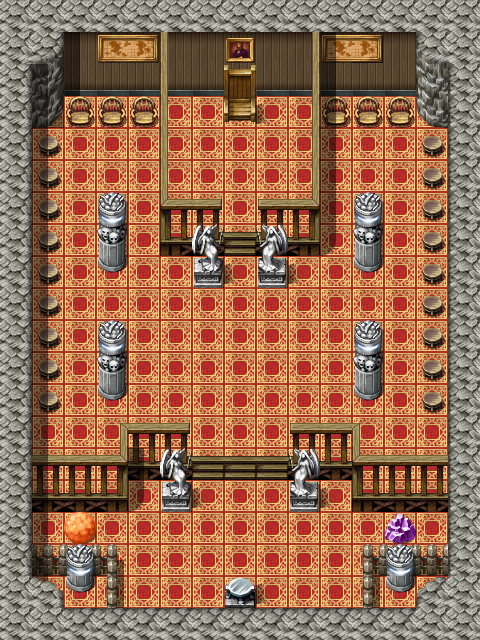

This is a level from a 2D game, rendered from its Tiled map with the project's own tilesets. A one-line summary and the map file follow, with tile-layer data summarised:
An orthogonal 15x20 tile map with 32x32 px tiles, 3 tile layers (Ground, Objects, Above), 1 hidden layer not drawn, 40 tilesets and 10 objects (5x spawn, 3x mapchange, 2x sign).

<map version="1.0" orientation="orthogonal" width="15" height="20" tilewidth="32" tileheight="32">
 <tileset firstgid="1" name="map_bed_1" tilewidth="32" tileheight="32">
  <image source="../drawable/map_bed_1.png" width="512" height="256" />
 </tileset>
 <tileset firstgid="129" name="map_border_1" tilewidth="32" tileheight="32">
  <image source="../drawable/map_border_1.png" width="512" height="256" />
 </tileset>
 <tileset firstgid="257" name="map_bridge_1" tilewidth="32" tileheight="32">
  <image source="../drawable/map_bridge_1.png" width="512" height="256" />
 </tileset>
 <tileset firstgid="385" name="map_broken_1" tilewidth="32" tileheight="32">
  <image source="../drawable/map_broken_1.png" width="512" height="256" />
 </tileset>
 <tileset firstgid="513" name="map_cavewall_1" tilewidth="32" tileheight="32">
  <image source="../drawable/map_cavewall_1.png" width="576" height="192" />
 </tileset>
 <tileset firstgid="621" name="map_cavewall_2" tilewidth="32" tileheight="32">
  <image source="../drawable/map_cavewall_2.png" width="576" height="192" />
 </tileset>
 <tileset firstgid="729" name="map_cavewall_3" tilewidth="32" tileheight="32">
  <image source="../drawable/map_cavewall_3.png" width="576" height="192" />
 </tileset>
 <tileset firstgid="837" name="map_chair_table_1" tilewidth="32" tileheight="32">
  <image source="../drawable/map_chair_table_1.png" width="512" height="256" />
 </tileset>
 <tileset firstgid="965" name="map_crate_1" tilewidth="32" tileheight="32">
  <image source="../drawable/map_crate_1.png" width="512" height="256" />
 </tileset>
 <tileset firstgid="1093" name="map_cupboard_1" tilewidth="32" tileheight="32">
  <image source="../drawable/map_cupboard_1.png" width="512" height="256" />
 </tileset>
 <tileset firstgid="1221" name="map_curtain_1" tilewidth="32" tileheight="32">
  <image source="../drawable/map_curtain_1.png" width="512" height="256" />
 </tileset>
 <tileset firstgid="1349" name="map_entrance_1" tilewidth="32" tileheight="32">
  <image source="../drawable/map_entrance_1.png" width="512" height="256" />
 </tileset>
 <tileset firstgid="1477" name="map_fence_1" tilewidth="32" tileheight="32">
  <image source="../drawable/map_fence_1.png" width="512" height="256" />
 </tileset>
 <tileset firstgid="1605" name="map_fence_2" tilewidth="32" tileheight="32">
  <image source="../drawable/map_fence_2.png" width="512" height="256" />
 </tileset>
 <tileset firstgid="1733" name="map_ground_1" tilewidth="32" tileheight="32">
  <image source="../drawable/map_ground_1.png" width="512" height="256" />
 </tileset>
 <tileset firstgid="1861" name="map_ground_2" tilewidth="32" tileheight="32">
  <image source="../drawable/map_ground_2.png" width="512" height="256" />
 </tileset>
 <tileset firstgid="1989" name="map_ground_3" tilewidth="32" tileheight="32">
  <image source="../drawable/map_ground_3.png" width="512" height="256" />
 </tileset>
 <tileset firstgid="2117" name="map_ground_4" tilewidth="32" tileheight="32">
  <image source="../drawable/map_ground_4.png" width="512" height="256" />
 </tileset>
 <tileset firstgid="2245" name="map_ground_5" tilewidth="32" tileheight="32">
  <image source="../drawable/map_ground_5.png" width="512" height="256" />
 </tileset>
 <tileset firstgid="2373" name="map_ground_6" tilewidth="32" tileheight="32">
  <image source="../drawable/map_ground_6.png" width="512" height="256" />
 </tileset>
 <tileset firstgid="2501" name="map_ground_7" tilewidth="32" tileheight="32">
  <image source="../drawable/map_ground_7.png" width="512" height="256" />
 </tileset>
 <tileset firstgid="2629" name="map_ground_8" tilewidth="32" tileheight="32">
  <image source="../drawable/map_ground_8.png" width="512" height="256" />
 </tileset>
 <tileset firstgid="2757" name="map_indoor_1" tilewidth="32" tileheight="32">
  <image source="../drawable/map_indoor_1.png" width="512" height="256" />
 </tileset>
 <tileset firstgid="2885" name="map_kitchen_1" tilewidth="32" tileheight="32">
  <image source="../drawable/map_kitchen_1.png" width="512" height="256" />
 </tileset>
 <tileset firstgid="3013" name="map_outdoor_1" tilewidth="32" tileheight="32">
  <image source="../drawable/map_outdoor_1.png" width="512" height="256" />
 </tileset>
 <tileset firstgid="3141" name="map_pillar_1" tilewidth="32" tileheight="32">
  <image source="../drawable/map_pillar_1.png" width="512" height="256" />
 </tileset>
 <tileset firstgid="3269" name="map_plant_1" tilewidth="32" tileheight="32">
  <image source="../drawable/map_plant_1.png" width="512" height="256" />
 </tileset>
 <tileset firstgid="3397" name="map_rock_1" tilewidth="32" tileheight="32">
  <image source="../drawable/map_rock_1.png" width="512" height="256" />
 </tileset>
 <tileset firstgid="3525" name="map_roof_1" tilewidth="32" tileheight="32">
  <image source="../drawable/map_roof_1.png" width="512" height="256" />
 </tileset>
 <tileset firstgid="3653" name="map_roof_2" tilewidth="32" tileheight="32">
  <image source="../drawable/map_roof_2.png" width="512" height="256" />
 </tileset>
 <tileset firstgid="3781" name="map_shop_1" tilewidth="32" tileheight="32">
  <image source="../drawable/map_shop_1.png" width="512" height="256" />
 </tileset>
 <tileset firstgid="3909" name="map_sign_ladder_1" tilewidth="32" tileheight="32">
  <image source="../drawable/map_sign_ladder_1.png" width="512" height="256" />
 </tileset>
 <tileset firstgid="4037" name="map_table_1" tilewidth="32" tileheight="32">
  <image source="../drawable/map_table_1.png" width="512" height="256" />
 </tileset>
 <tileset firstgid="4165" name="map_trail_1" tilewidth="32" tileheight="32">
  <image source="../drawable/map_trail_1.png" width="512" height="256" />
 </tileset>
 <tileset firstgid="4293" name="map_tree_1" tilewidth="32" tileheight="32">
  <image source="../drawable/map_tree_1.png" width="512" height="256" />
 </tileset>
 <tileset firstgid="4421" name="map_wall_1" tilewidth="32" tileheight="32">
  <image source="../drawable/map_wall_1.png" width="512" height="256" />
 </tileset>
 <tileset firstgid="4549" name="map_wall_2" tilewidth="32" tileheight="32">
  <image source="../drawable/map_wall_2.png" width="480" height="256" />
 </tileset>
 <tileset firstgid="4669" name="map_wall_3" tilewidth="32" tileheight="32">
  <image source="../drawable/map_wall_3.png" width="480" height="256" />
 </tileset>
 <tileset firstgid="4789" name="map_window_1" tilewidth="32" tileheight="32">
  <image source="../drawable/map_window_1.png" width="512" height="256" />
 </tileset>
 <tileset firstgid="4917" name="map_window_2" tilewidth="32" tileheight="32">
  <image source="../drawable/map_window_2.png" width="512" height="256" />
 </tileset>
 <layer name="Ground" width="15" height="20">
  <data>[300 cells, 300 non-empty, 11 distinct tile ids]</data>
 </layer>
 <layer name="Objects" width="15" height="20">
  <data>[300 cells, 71 non-empty, 25 distinct tile ids]</data>
 </layer>
 <layer name="Above" width="15" height="20">
  <data>[300 cells, 78 non-empty, 23 distinct tile ids]</data>
 </layer>
 <layer name="Walkable" width="15" height="20" visible="0">
  <data>[300 cells, 144 non-empty, 1 distinct tile ids]</data>
 </layer>
 <objectgroup name="Mapevents" width="15" height="20" visible="0">
  <object name="exit" type="mapchange" x="224" y="576" width="32" height="32" />
  <object name="entry1" type="mapchange" x="64" y="512" width="32" height="32">
   <properties>
    <property name="map" value="blackwater_mountain10" />
    <property name="place" value="exit" />
   </properties>
  </object>
  </objectgroup>
 <objectgroup name="Spawn" width="15" height="20" visible="0">
  <!-- 5 objects omitted --></objectgroup>
 <objectgroup name="Keys" width="15" height="20" visible="0" />
</map>
<!-- 8 of 10 objects omitted -->
